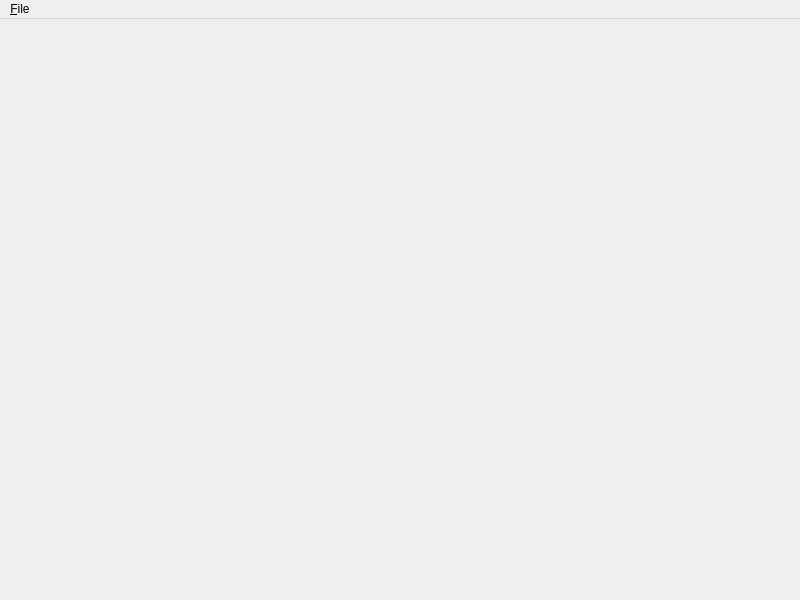
<?xml version="1.0" encoding="UTF-8"?>
<ui version="4.0">
 <class>BundlerWindow</class>
 <widget class="QMainWindow" name="BundlerWindow">
  <property name="geometry">
   <rect>
    <x>0</x>
    <y>0</y>
    <width>800</width>
    <height>600</height>
   </rect>
  </property>
  <property name="windowTitle">
   <string>MainWindow</string>
  </property>
  <widget class="QWidget" name="centralwidget">
   <layout class="QVBoxLayout" name="verticalLayout">
    <property name="margin">
     <number>0</number>
    </property>
    <item>
     <widget class="AssetsWindow" name="_assetsWindow" native="true"/>
    </item>
   </layout>
  </widget>
  <widget class="QMenuBar" name="_menuBar">
   <property name="geometry">
    <rect>
     <x>0</x>
     <y>0</y>
     <width>800</width>
     <height>25</height>
    </rect>
   </property>
   <widget class="QMenu" name="_tankMenu">
    <property name="title">
     <string>&amp;File</string>
    </property>
    <addaction name="_newBundleAction"/>
    <addaction name="_openBundleAction"/>
    <addaction name="_saveBundleAction"/>
    <addaction name="_saveBundleAsAction"/>
    <addaction name="separator"/>
    <addaction name="_setProjectAction"/>
    <addaction name="separator"/>
    <addaction name="_quitAction"/>
   </widget>
   <addaction name="_tankMenu"/>
  </widget>
  <action name="_setProjectAction">
   <property name="text">
    <string>&amp;Set Project...</string>
   </property>
  </action>
  <action name="_openBundleAction">
   <property name="text">
    <string>&amp;Open...</string>
   </property>
  </action>
  <action name="_quitAction">
   <property name="text">
    <string>&amp;Quit</string>
   </property>
  </action>
  <action name="_newBundleAction">
   <property name="text">
    <string>&amp;New</string>
   </property>
  </action>
  <action name="_saveBundleAction">
   <property name="text">
    <string>&amp;Save</string>
   </property>
  </action>
  <action name="_saveBundleAsAction">
   <property name="text">
    <string>Save &amp;As...</string>
   </property>
  </action>
 </widget>
 <customwidgets>
  <customwidget>
   <class>AssetsWindow</class>
   <extends>QWidget</extends>
   <header>..assets</header>
   <container>1</container>
  </customwidget>
 </customwidgets>
 <resources/>
 <connections>
  <connection>
   <sender>_quitAction</sender>
   <signal>activated()</signal>
   <receiver>BundlerWindow</receiver>
   <slot>close()</slot>
   <hints>
    <hint type="sourcelabel">
     <x>-1</x>
     <y>-1</y>
    </hint>
    <hint type="destinationlabel">
     <x>399</x>
     <y>299</y>
    </hint>
   </hints>
  </connection>
 </connections>
</ui>
